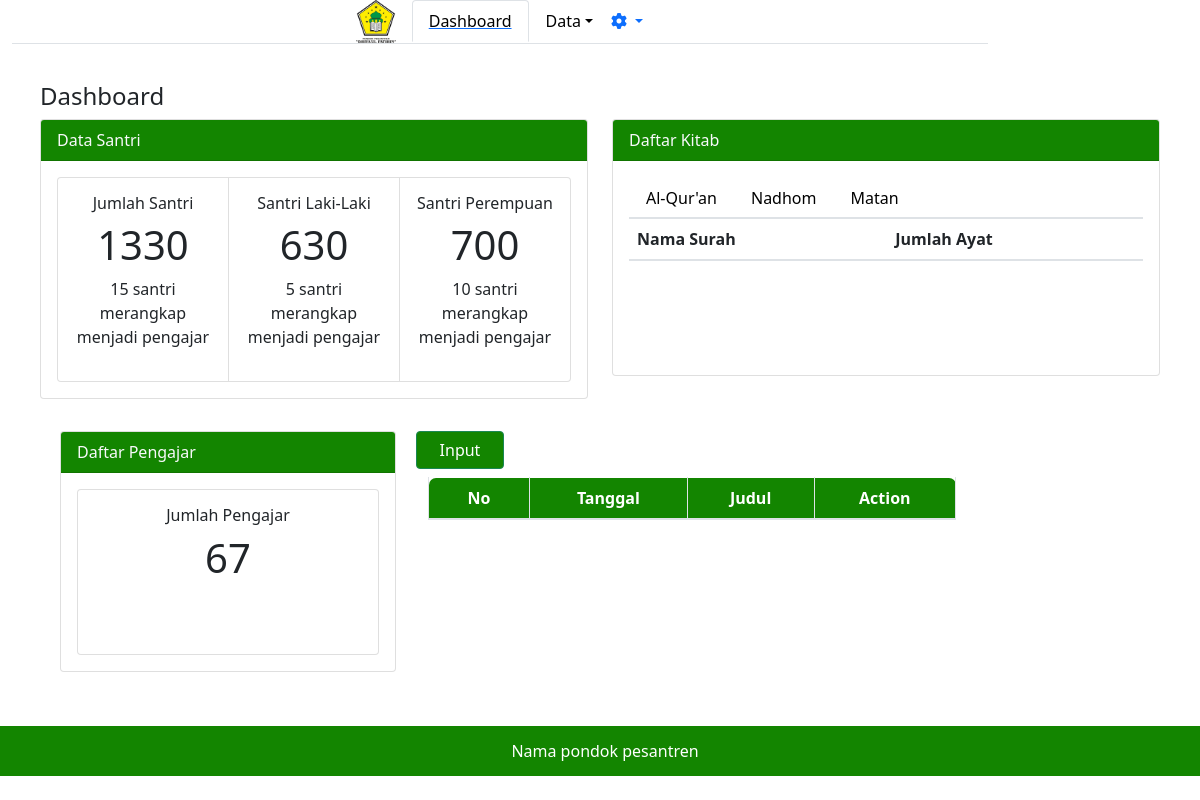
The app's page /adminpondok/, older data.
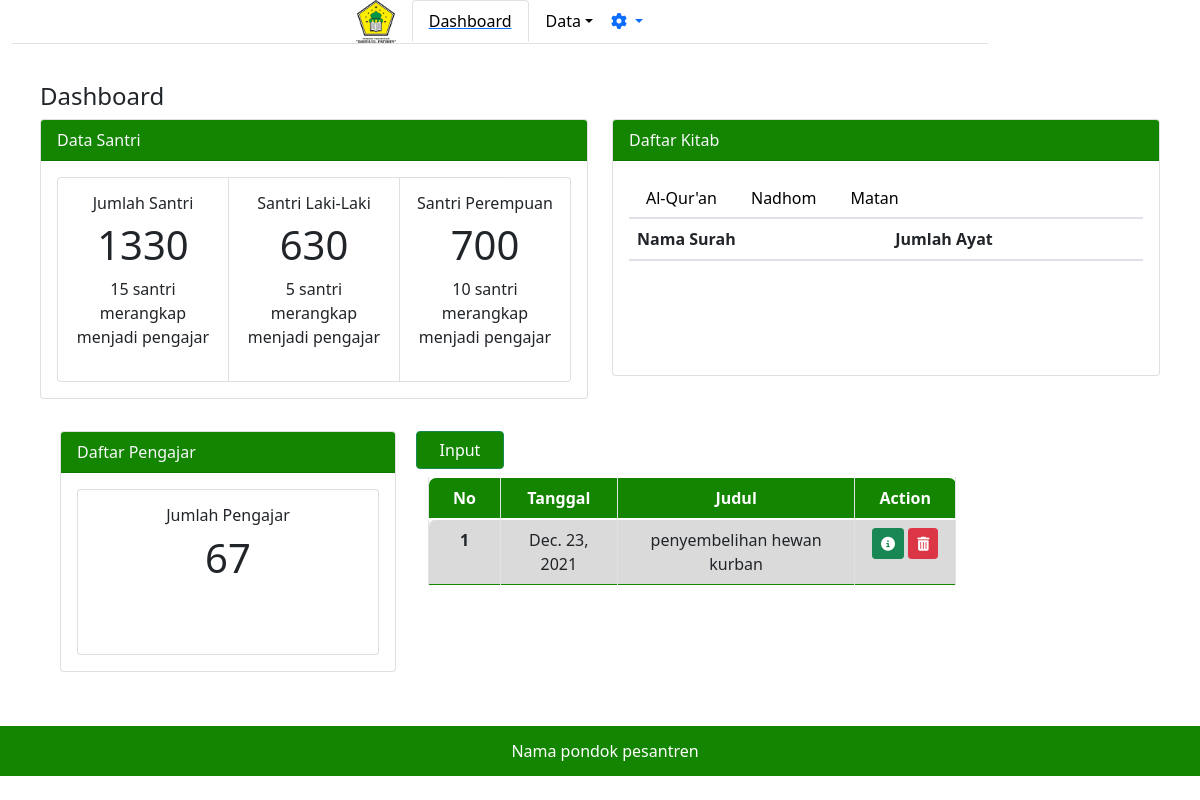
The same page, newer data.
### adminpondok/models.py (models this page shows)
class Pengumuman(models.Model):
    tgl = models.DateField(auto_now=True, blank=False, null=False)
    judul = models.CharField(max_length=30, default='')
    pengumuman = models.TextField(default='')

### adminpondok/views.py (the view)
# urls.py: path('', views.index),
def index(req):
    santri = models.Santri.objects.all()
    pengajar = models.Pengajar.objects.all()
    quran = models.Alquran.objects.all()
    pengum = models.Pengumuman.objects.all()
    return render(req, 'adminpondok/dashboard.html', {
        'santri': santri,
        'pengajar': pengajar,
        'quran': quran,
        'pengum': pengum,
    })

### adminpondok/templates/adminpondok/dashboard.html (shortened to what the changed rows need)
{% extends "adminpondok/base.html" %}
{% block content %}
<div class="content">
  <div class="container-fluid justify-content-center">
    <div class="row px-3 py-2">
      <div class="col-md-6">
        <div class="card mb-3" style="max-width: 1100px;">
          <div class="card-body">
            <div class="card-group">
              <div class="card text-center">
                <div class="card-body">
                  <h1>1330</h1>
                </div>
              </div>
              <div class="card text-center">
                <div class="card-body">
                  <h1>630</h1>
                </div>
              </div>
              <div class="card text-center">
                <div class="card-body">
                  <h1>700</h1>
                </div>
              </div>
            </div>
          </div>
        </div>
      </div>
      <div class="col-md-6">
        <div class="card mb-3" style="max-width: 700px;">
          <div class="card-body" style="height: 214px;">
            <div class="tab-content" id="myTabContent">
              <div class="tab-pane fade show active" id="quran" role="tabpanel" aria-labelledby="quran-tab">
                <table class="table">
                  <thead>
                    <tr>
                      <th scope="col">Nama Surah</th>
                      <th scope="col">Jumlah Ayat</th>
                    </tr>
                  </thead>
                </table>
              </div>
            </div>
          </div>
        </div>
      </div>
    </div>
  </div>
</div>
<div class="row px-5 py-2">
  <div class="col-md-4">
    <div class="card mb-3" style="max-width: 21rem;">
      <div class="card-body">
        <div class="card text-center">
          <div class="card-body mb-5">
            <h1>67</h1>
          </div>
        </div>
      </div>
    </div>
  </div>
  <div class="col-md-6">
    <div class="row d-flex">
      <div class="table-wrapper-scroll-y my-custom-scrollbar">
        <table class='table table-bordered table-striped mb-0 bg-white divide-y justify-content-center'
          style="border: 1px;">
          <thead class="" style="background-color: #138500; color: #FFFFFF;">
            <tr>
              <th class="font-semibold text-sm uppercase px-4 py-2 text-center"> No </th>
              <th class="font-semibold text-sm uppercase px-4 py-2 text-center"> Tanggal </th>
              <th class="font-semibold text-sm uppercase px-4 py-2 text-center"> Judul </th>
              <th class="font-semibold text-sm uppercase px-4 py-2 text-center">Action</th>
            </tr>
          </thead>
          {% for d in pengum %}
          <tbody class="overflow-auto">
            <tr>
              <th scope="row" class="text-center">{{ forloop.counter }}</th>
              <td class="text-center">{{d.tgl}}</td>
              <td class="text-center">{{d.judul}}</td>
              <td class="text-center">
                <a class="btn btn-sm btn-success" href="{{d.id}}/detail"><i class="fas fa-info-circle"></i></a>
                <a class="btn btn-sm btn-danger" href="{{d.id}}/delete"><i class="fas fa-trash-alt"></i></a>
              </td>
            </tr>
          </tbody>
          {% endfor %}
        </table>
      </div>
    </div>
  </div>
</div>
{% endblock %}

Row changes from the older to the newer data that the page shows:
added Pengumuman: tgl "Dec. 23, 2021", judul "penyembelihan hewan kurban"
